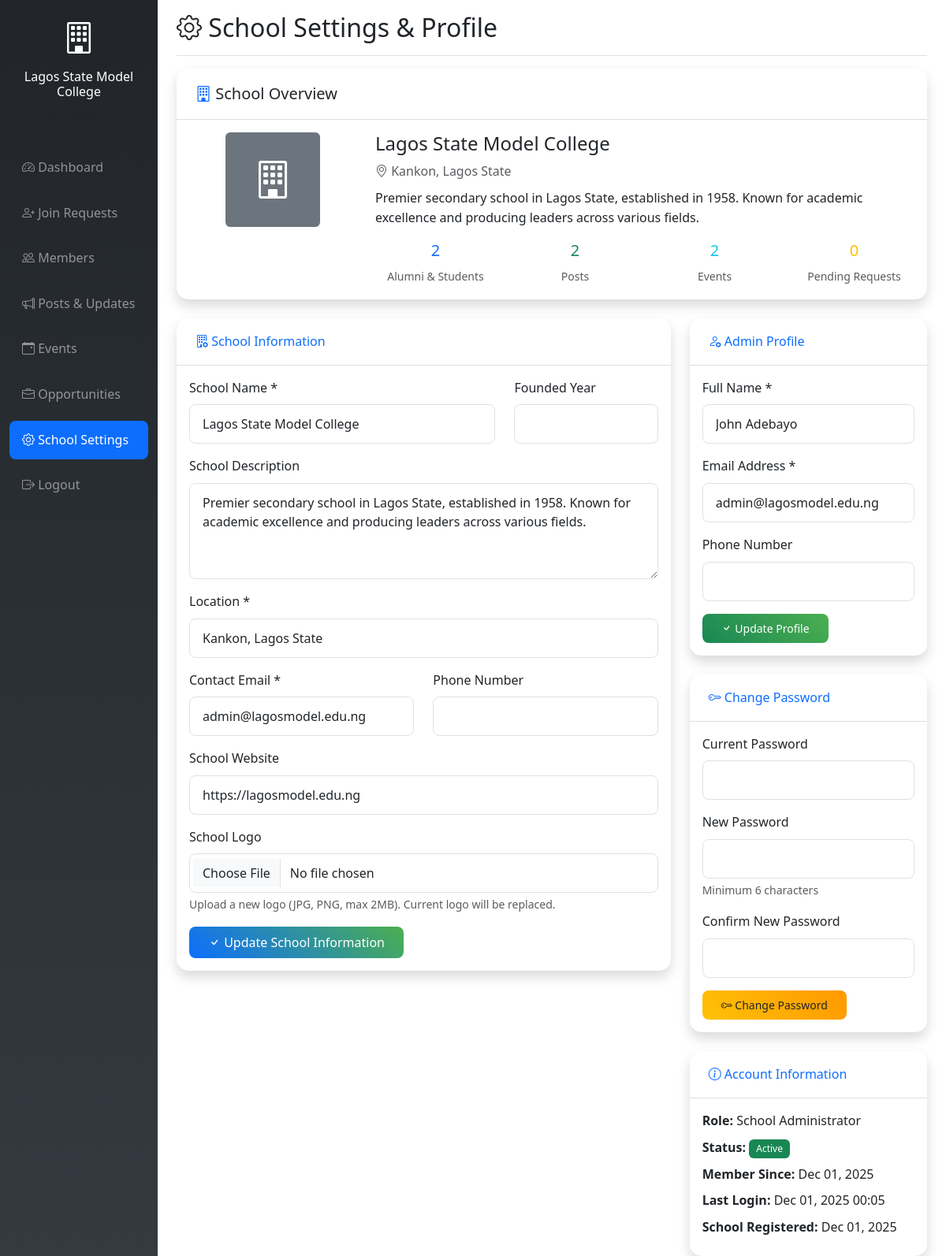
Page /school-admin/profile.php (signed in) on the committed database.
### tables this page shows
CREATE TABLE schools (
    id INT AUTO_INCREMENT PRIMARY KEY,
    name VARCHAR(200) NOT NULL,
    location VARCHAR(200) NOT NULL,
    logo VARCHAR(255) NULL,
    contact_email VARCHAR(100) NOT NULL,
    website VARCHAR(255) NULL,
    description TEXT NULL,
    approved BOOLEAN DEFAULT FALSE,
    status ENUM('active', 'suspended') DEFAULT 'active',
    created_at TIMESTAMP DEFAULT CURRENT_TIMESTAMP,
    updated_at TIMESTAMP DEFAULT CURRENT_TIMESTAMP ON UPDATE CURRENT_TIMESTAMP,
    INDEX idx_approved (approved),
    INDEX idx_status (status)
);

CREATE TABLE users (
    id INT AUTO_INCREMENT PRIMARY KEY,
    name VARCHAR(100) NOT NULL,
    email VARCHAR(100) UNIQUE NOT NULL,
    password VARCHAR(255) NOT NULL,
    role ENUM('super_admin', 'school_admin', 'student') NOT NULL DEFAULT 'student',
    school_id INT NULL,
    year_group VARCHAR(20) NULL,
    graduation_year VARCHAR(4) NULL,
    status ENUM('Graduated', 'Left', 'Current Student') NULL,
    student_id VARCHAR(50) NULL,
    current_occupation VARCHAR(200) NULL,
    industry VARCHAR(100) NULL,
    location VARCHAR(100) NULL,
    bio TEXT NULL,
    linkedin_profile VARCHAR(255) NULL,
    website VARCHAR(255) NULL,
    phone VARCHAR(20) NULL,
    skills TEXT NULL,
    interests TEXT NULL,
    approved BOOLEAN DEFAULT FALSE,
    profile_photo VARCHAR(255) NULL,
    reset_token VARCHAR(64) NULL,
    reset_token_expires DATETIME NULL,
    created_at TIMESTAMP DEFAULT CURRENT_TIMESTAMP,
    updated_at TIMESTAMP DEFAULT CURRENT_TIMESTAMP ON UPDATE CURRENT_TIMESTAMP,
    INDEX idx_email (email),
    INDEX idx_school_id (school_id),
    INDEX idx_role (role),
    INDEX idx_approved (approved)
);

### school-admin/profile.php (the view, shortened to what the rows shown need)
<?php
require_once '../includes/auth.php';
require_once '../includes/functions.php';
$user = getCurrentUser();
$school = getSchoolInfo($user['school_id']);
?>
<!DOCTYPE html>
<html lang="en">
<head>
    <link href="https://cdn.jsdelivr.net/npm/bootstrap@5.3.0/dist/css/bootstrap.min.css" rel="stylesheet">
    <link href="https://cdn.jsdelivr.net/npm/bootstrap-icons@1.10.0/font/bootstrap-icons.css" rel="stylesheet">
    <link href="../assets/css/style.css" rel="stylesheet">
</head>
<body>
    <div class="container-fluid">
        <div class="row">
            <nav class="col-md-3 col-lg-2 d-md-block bg-dark sidebar collapse">
                <div class="position-sticky pt-3">
                    <div class="text-center text-white mb-4">
                        <?php if (!empty($school['logo'])): ?>
                            <img src="../uploads/logos/<?php echo htmlspecialchars($school['logo']); ?>"
                                 alt="School Logo" class="rounded-circle mb-2"
                                 style="width: 60px; height: 60px; object-fit: cover;">
                        <?php else: ?>
                            <i class="bi bi-building" style="font-size: 2.5rem;"></i>
                        <?php endif; ?>
                        <h6 class="mt-2"><?php echo htmlspecialchars($school['name']); ?></h6>
                        <small class="text-muted"><?php echo htmlspecialchars($user['name']); ?></small>
                    </div>
                </div>
            </nav>
            <main class="col-md-9 ms-sm-auto col-lg-10 px-md-4">
                <div class="d-flex justify-content-between flex-wrap flex-md-nowrap align-items-center pt-3 pb-2 mb-3 border-bottom">
                    <h1 class="h2">
                        <i class="bi bi-gear"></i> School Settings & Profile
                    </h1>
                </div>
                <div class="row mb-4">
                    <div class="col-12">
                        <div class="card shadow">
                            <div class="card-body">
                                <div class="row">
                                    <div class="col-md-9">
                                        <h4><?php echo htmlspecialchars($school['name']); ?></h4>
                                        <p class="text-muted mb-2">
                                            <i class="bi bi-geo-alt"></i> <?php echo htmlspecialchars($school['location']); ?>
                                        </p>
                                        <?php if (!empty($school['description'])): ?>
                                            <p><?php echo nl2br(htmlspecialchars($school['description'])); ?></p>
                                        <?php endif; ?>
                                        <div class="row mt-3">
                                            <div class="col-md-3">
                                            </div>
                                            <div class="col-md-3">
                                            </div>
                                            <div class="col-md-3">
                                            </div>
                                            <div class="col-md-3">
                                            </div>
                                        </div>
                                    </div>
                                </div>
                            </div>
                        </div>
                    </div>
                </div>
                <div class="row">
                    <div class="col-lg-8 mb-4">
                        <div class="card shadow">
                            <div class="card-body">
                                <form method="POST" enctype="multipart/form-data">
                                    <div class="row">
                                        <div class="col-md-8 mb-3">
                                            <label for="name" class="form-label">School Name *</label>
                                            <input type="text" class="form-control" id="name" name="name"
                                                   value="<?php echo htmlspecialchars($school['name']); ?>" required>
                                        </div>
                                    </div>
                                    <div class="mb-3">
                                        <label for="description" class="form-label">School Description</label>
                                        <textarea class="form-control" id="description" name="description" rows="4"
                                                  placeholder="Brief description of your school, its history, achievements, etc."><?php echo htmlspecialchars($school['description'] ?? ''); ?></textarea>
                                    </div>
                                    <div class="mb-3">
                                        <label for="location" class="form-label">Location *</label>
                                        <input type="text" class="form-control" id="location" name="location"
                                               value="<?php echo htmlspecialchars($school['location']); ?>"
                                               placeholder="City, State/Province, Country" required>
                                    </div>
                                    <div class="row">
                                        <div class="col-md-6 mb-3">
                                            <label for="contact_email" class="form-label">Contact Email *</label>
                                            <input type="email" class="form-control" id="contact_email" name="contact_email"
                                                   value="<?php echo htmlspecialchars($school['contact_email']); ?>" required>
                                        </div>
                                    </div>
                                    <div class="mb-3">
                                        <label for="website" class="form-label">School Website</label>
                                        <input type="url" class="form-control" id="website" name="website"
                                               value="<?php echo htmlspecialchars($school['website'] ?? ''); ?>"
                                               placeholder="https://www.example.com">
                                    </div>
                                </form>
                            </div>
                        </div>
                    </div>
                    <div class="col-lg-4">
                        <div class="card shadow mb-4">
                            <div class="card-body">
                                <form method="POST">
                                    <div class="mb-3">
                                        <label for="admin_name" class="form-label">Full Name *</label>
                                        <input type="text" class="form-control" id="admin_name" name="admin_name"
                                               value="<?php echo htmlspecialchars($user['name']); ?>" required>
                                    </div>
                                    <div class="mb-3">
                                        <label for="admin_email" class="form-label">Email Address *</label>
                                        <input type="email" class="form-control" id="admin_email" name="admin_email"
                                               value="<?php echo htmlspecialchars($user['email']); ?>" required>
                                    </div>
                                </form>
                            </div>
                        </div>
                        <div class="card shadow">
                            <div class="card-body">
                                <div class="mb-2">
                                    <strong>Role:</strong> School Administrator
                                </div>
                                <div class="mb-2">
                                    <strong>Status:</strong>
                                    <span class="badge bg-success">Active</span>
                                </div>
                                <div class="mb-2">
                                    <strong>Member Since:</strong>
                                    <?php echo date('M d, Y', strtotime($user['created_at'])); ?>
                                </div>
                                <div class="mb-2">
                                    <strong>Last Login:</strong>
                                    <?php echo date('M d, Y H:i', strtotime($user['last_login'] ?? $user['created_at'])); ?>
                                </div>
                                <div class="mb-2">
                                    <strong>School Registered:</strong>
                                    <?php echo date('M d, Y', strtotime($school['created_at'] ?? 'now')); ?>
                                </div>
                            </div>
                        </div>
                    </div>
                </div>
            </main>
        </div>
    </div>
</body>
</html>

### rows in the picture
schools: name "Lagos State Model College", location "Kankon, Lagos State", description "Premier secondary school in Lagos State, established in 1958. Known for academic excellence and producing leaders across various fields.", contact_email "admin@lagosmodel.edu.ng", website "https://lagosmodel.edu.ng", created_at "Dec 01, 2025"
users: admin_name "John Adebayo", admin_email "admin@lagosmodel.edu.ng", created_at "Dec 01, 2025", created_at "Dec 01, 2025 00:05"

### other values in the picture
$stats['total_members'] "2"
$stats['total_posts'] "2"
$stats['total_events'] "2"
$stats['pending_requests'] "0"
